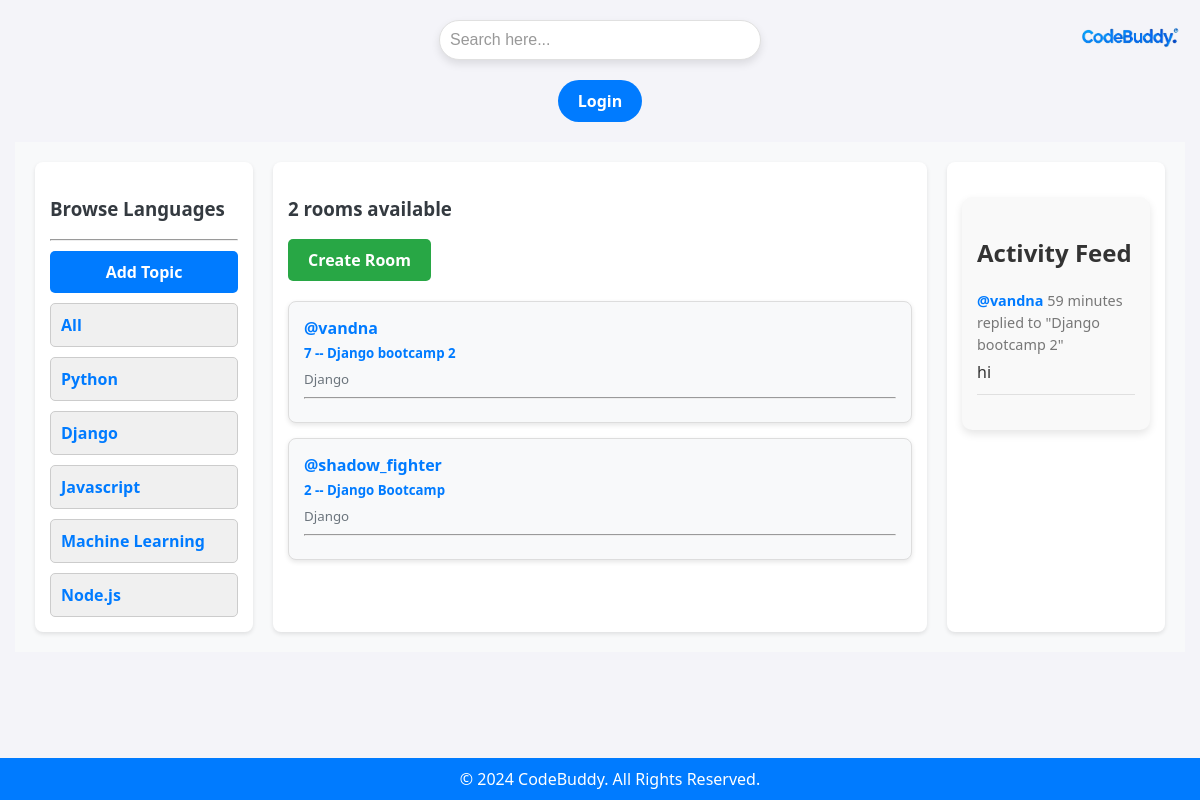
Screenshot of /?q=Django with the database file from the repository.
### base1/models.py (models this page shows, shortened)
class Topic(models.Model):
    name = models.CharField(max_length=200)
    def __str__(self):
        return self.name

class Room(models.Model):
    host = models.ForeignKey(User, on_delete=models.SET_NULL, null = True)
    topic = models.ForeignKey(Topic, on_delete=models.SET_NULL, null = True)
    name = models.CharField(max_length=200)
    description = models.TextField(null = True)
    participants = models.ManyToManyField(User, related_name='participants', blank = True)
    updated = models.DateTimeField(auto_now= True)
    createds = models.DateTimeField(auto_now_add=True)
    class Meta:
        ordering = ['-updated', '-createds']
    def __str__(self):
        return self.name

class messages(models.Model):
    user = models.ForeignKey(User, on_delete=models.CASCADE)
    room = models.ForeignKey(Room, on_delete = models.CASCADE)
    body = models.TextField()
    updated = models.DateTimeField(auto_now= True)
    createds = models.DateTimeField(auto_now_add=True)
    class Meta:
        ordering = ['-updated', '-createds']

### base1/views.py (the view)
# urls.py: path('', views.home, name = "home" ),
def home(request):
    q = request.GET.get('q') if request.GET.get('q') != None else ''
    rooms = Room.objects.filter(
        Q(topic__name__icontains = q) |
        Q(name__icontains = q) |
        Q(description__icontains = q)
        )
    topics = Topic.objects.all()
    count_rooms = rooms.count()
    room_messages = messages.objects.filter(
        Q(room__topic__name__icontains = q)
    )
    context = {"rooms": rooms, "topics": topics, "count_rooms": count_rooms, "room_messages":room_messages}
    return render(request,'base1/home.html', context)

### base1/templates/base1/home.html (shortened to what this page needs)
{% extends "main.html" %}
{% block content %}
<div class="home-container">
    <div>
        {% include 'base1/topics_component.html' %}
    </div>
    <div>
        {% include 'base1/feed_component.html' %}
    </div>
    <div class="activity-feed">
        {% include 'base1/activity_component.html' %}
    </div>
</div>
{% endblock %}

### base1/templates/base1/topics_component.html (shortened to what this page needs)
<h3>Browse Languages</h3>
<hr>
<div class="topics-container">
    <a href="{% url 'create-topic' %}" class="add-topic-btn">Add Topic</a>
    <div class="topic-item">
        <a href="{% url 'home' %}" class="topic-link">All</a>
    </div>
    {% for topic in topics %}
    <div class="topic-item">
        <a href="{% url 'home' %}?q={{ topic.name }}" class="topic-link">{{ topic }}</a>
    </div>
    {% endfor %}
</div>

### base1/templates/base1/feed_component.html (shortened to what this page needs)
<h3>{{count_rooms}} rooms available</h3>
<a href="{% url 'create-room' %}" class="create-room-button">Create Room</a>
<div class="room-list">
    {% for room in rooms %}
    <div class="room-card">
        <span class="room-host"><a href="{% url 'user-profile' room.host.id %}">@{{room.host}}</a></span>
        <h5 class="room-title">{{room.id}} -- <a href="{% url 'room' room.id %}">{{room.name}}</a></h5>
        <small class="room-topic">{{room.topic}}</small>
        <hr>
    </div>
    {% endfor %}
</div>

### base1/templates/base1/activity_component.html (shortened to what this page needs)
<!DOCTYPE html>
<html lang="en">
<head>
</head>
<body>
    <div class="activity-feed-container">
        <h3>Activity Feed</h3>
        {% for message in room_messages %}
        <div class="activity-message">
            <small>
                <a href="{% url 'user-profile' message.user.id %}">@{{ message.user }}</a>
                {{ message.createds|timesince }}
            </small>
            <small> replied to "{{ message.room }}" </small>
            <p>{{ message.body }}</p>
            <hr>
        </div>
        {% endfor %}
    </div>
</body>
</html>

### templates/main.html (style rules this page uses)
body { font-family: 'Segoe UI', Tahoma, Geneva, Verdana, sans-serif; background-color: #f4f4f9; margin: 0; padding: 0; color: #333; }
a { text-decoration: none; color: #007bff; }
h1, h2, h3 { color: #333; font-weight: 600; }

### templates/navbar.html (style rules this page uses)
body { font-family: 'Segoe UI', Tahoma, Geneva, Verdana, sans-serif; background-color: #f4f4f9; margin: 0; padding: 0; color: #333; }
h3 { color: #333; font-weight: 600; }
a { text-decoration: none; color: #007bff; font-weight: bold; }

### base1/templates/base1/home.html (style rules this page uses)
.home-container { display: grid; grid-template-columns: 1fr 3fr 1fr; gap: 20px; padding: 20px; background-color: #f8f9fa; }
.home-container > div { background-color: white; border-radius: 8px; box-shadow: 0 2px 4px rgba(0, 0, 0, 0.1); padding: 15px; }
.activity-feed { max-height: 500px; overflow-y: auto; }
h3 { color: #343a40; }

### base1/templates/base1/topics_component.html (style rules this page uses)
.topics-container { display: flex; flex-direction: column; gap: 10px; margin-top: 10px; }
.add-topic-btn { display: inline-block; background-color: #007bff; color: white; padding: 10px 20px; border-radius: 5px; text-align: center; font-weight: bold; text-decoration: none; transition: background-color 0.3s; }
.topic-item { background-color: #f0f0f0; border: 1px solid #ccc; border-radius: 5px; padding: 10px; transition: background-color 0.3s; }
.topic-link { text-decoration: none; color: #007bff; font-weight: bold; display: block; }

### base1/templates/base1/feed_component.html (style rules this page uses)
.create-room-button { display: inline-block; padding: 10px 20px; background-color: #28a745; color: white; text-decoration: none; border-radius: 5px; margin-bottom: 20px; transition: background-color 0.3s ease; }
.room-list { display: flex; flex-direction: column; gap: 15px; }
.room-card { padding: 15px; background-color: #f8f9fa; border: 1px solid #ddd; border-radius: 8px; box-shadow: 0px 2px 5px rgba(0, 0, 0, 0.1); }
.room-host { font-weight: bold; color: #333; }
.room-title { margin: 5px 0; color: #007bff; }
.room-topic { color: #6c757d; }

### base1/templates/base1/activity_component.html (style rules this page uses)
.activity-feed-container { max-width: 600px; margin: 20px auto; padding: 15px; background-color: #f9f9f9; border-radius: 10px; box-shadow: 0 4px 8px rgba(0, 0, 0, 0.1); }
.activity-feed-container h3 { font-size: 1.5rem; color: #333; margin-bottom: 10px; }
.activity-message { padding: 10px 0; }
.activity-message small { color: #777; font-size: 0.9rem; }
.activity-message p { color: #333; font-size: 1rem; margin: 5px 0; line-height: 1.5; }
.activity-message a { text-decoration: none; color: #007bff; }
.activity-message hr { border: 0; border-top: 1px solid #e0e0e0; margin: 10px 0; }

### rows the page displays
Topic: name "Python"
Topic: name "Django"
Topic: name "Javascript"
Topic: name "Machine Learning"
Topic: name "Node.js"
Room: host "vandna", id "7", name "Django bootcamp 2", topic "Django"
Room: host "shadow_fighter", id "2", name "Django Bootcamp", topic "Django"
messages: user "vandna", createds "59 minutes", room "Django bootcamp 2", body "hi"

### other values shown
{{ count_rooms }} "2"
